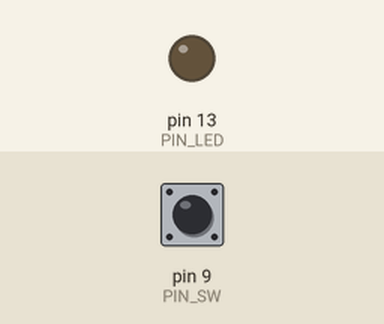
Bench run of a sketch on a simulated Arduino Uno, built with avr-gcc and run on an emulated ATmega328P. Shown: output pins drawn as LEDs (lit = HIGH). The inputs (shaded band) are chosen by the test bench; at power-on: pin 9 (PIN_SW) LOW.

Above: at 1.3 s.
1.4 s: pin 9 (PIN_SW) pulled HIGH for 0.3 s
At 1.62 s:
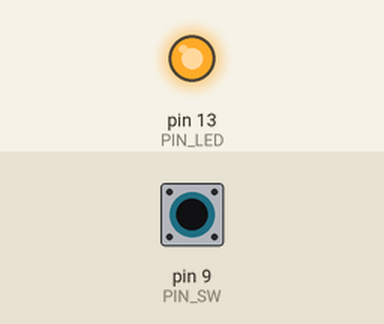
3.2 s: pin 9 (PIN_SW) pulled HIGH for 3.2 s
At 6.9 s:
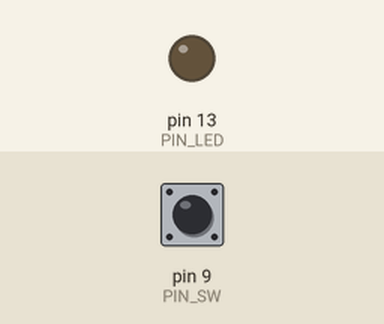
Timing chart, 0 to 8.4 s (numbered marks = the images above; inputs shaded):
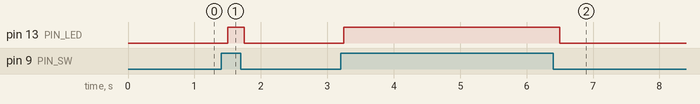

The sketch:

switch.ino
```cpp
/*
    タクトスイッチを押下すると、LEDを点灯、消灯する。
*/

#include <Arduino.h>

#define PIN_LED (13)
#define PIN_SW (9)

void setup() {
    pinMode(PIN_LED, OUTPUT);
}

void loop() {
    if (digitalRead(PIN_SW) == HIGH) {
      digitalWrite(PIN_LED, HIGH);
    } else {
      digitalWrite(PIN_LED, LOW);
    }

    delay(250);
}
```

Measured:
- after the input at 1.4 s, pin 13 (PIN_LED): LOW → HIGH after 0.10 s, → LOW 0.25 s later
- after the input at 3.2 s, pin 13 (PIN_LED): LOW → HIGH after 0.05 s, → LOW 3.3 s later
